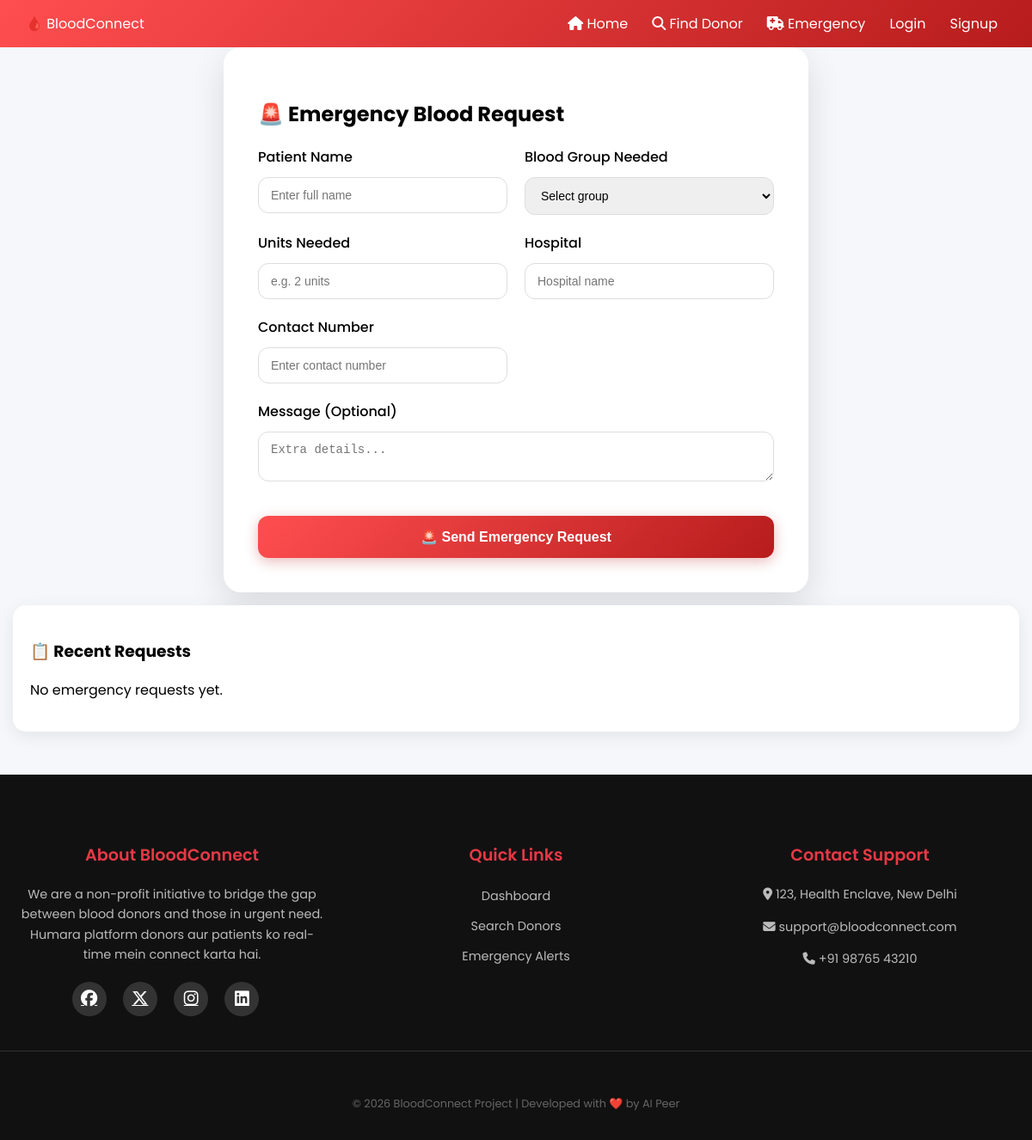
Before: /emergency with the older database file.
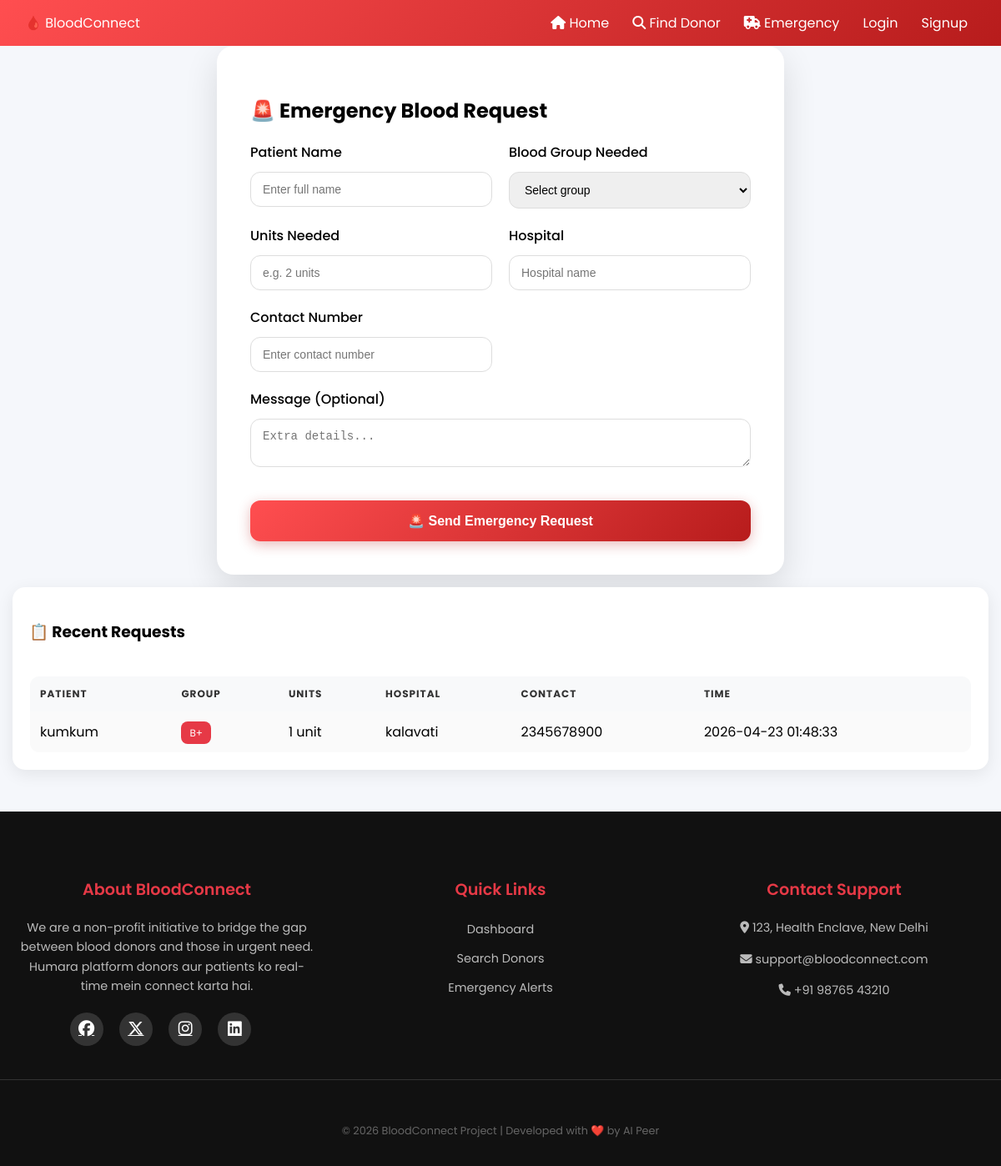
After: the same page with the newer database file.
### tables this page shows
CREATE TABLE emergency_requests (
            id INTEGER PRIMARY KEY AUTOINCREMENT,
            patient_name TEXT NOT NULL,
            blood_group TEXT NOT NULL,
            units_needed TEXT NOT NULL,
            hospital TEXT NOT NULL,
            contact TEXT NOT NULL,
            message TEXT,
            created_at TEXT NOT NULL
        );

### app.py (the view, shortened to what this page needs)
    @app.route("/emergency", methods=["GET", "POST"])
    def emergency_request():
        data = g.db.execute("SELECT * FROM emergency_requests ORDER BY id DESC").fetchall()
        return render_template("emergency.html", requests=data)

### app.py (called while the page is built)
def get_db():
    conn = sqlite3.connect(DB_PATH)
    conn.row_factory = sqlite3.Row
    return conn

### templates/emergency.html (shortened to what this page needs)
{% extends "base.html" %}
{% block content %}
<section class="card form-card">
    <h2>🚨 Emergency Blood Request</h2>
    <form method="POST" action="{{ url_for('emergency_request') }}" class="form-grid">
        <div class="form-group">
            <label>Patient Name</label>
            <input type="text" name="patient_name" placeholder="Enter full name" required>
        </div>
        <div class="form-group">
            <label>Blood Group Needed</label>
            <select name="blood_group" required>
                <option value="">Select group</option>
            </select>
        </div>
        <div class="form-group">
            <label>Units Needed</label>
            <input type="text" name="units_needed" placeholder="e.g. 2 units" required>
        </div>
        <div class="form-group">
            <label>Hospital</label>
            <input type="text" name="hospital" placeholder="Hospital name" required>
        </div>
        <div class="form-group">
            <label>Contact Number</label>
            <input type="text" name="contact" placeholder="Enter contact number" required>
        </div>
        <div class="form-group full">
            <label>Message (Optional)</label>
            <textarea name="message" placeholder="Extra details..."></textarea>
        </div>
        <div class="form-group full">
            <button class="btn-primary">🚨 Send Emergency Request</button>
        </div>
    </form>
</section>
<section class="card">
    <h3>📋 Recent Requests</h3>
    {% if requests %}
        <div class="table-container">
            <table class="modern-table">
                <tr>
                    <th>Patient</th>
                    <th>Group</th>
                    <th>Units</th>
                    <th>Hospital</th>
                    <th>Contact</th>
                    <th>Time</th>
                </tr>
                {% for req in requests %}
                <tr>
                    <td>{{ req["patient_name"] }}</td>
                    <td><span class="badge">{{ req["blood_group"] }}</span></td>
                    <td>{{ req["units_needed"] }}</td>
                    <td>{{ req["hospital"] }}</td>
                    <td>{{ req["contact"] }}</td>
                    <td>{{ req["created_at"] }}</td>
                </tr>
                {% endfor %}
            </table>
        </div>
    {% else %}
        <p class="empty-text">No emergency requests yet.</p>
    {% endif %}
</section>
{% endblock %}

Changed rows visible on the page:
added emergency_requests: patient_name "kumkum", blood_group "B+", units_needed "1 unit", hospital "kalavati", contact "2345678900", created_at "2026-04-23 01:48:33"
Other visible differences:
text no longer shown: "No emergency requests yet."
text now shown: "PATIENT GROUP UNITS HOSPITAL CONTACT TIME"
